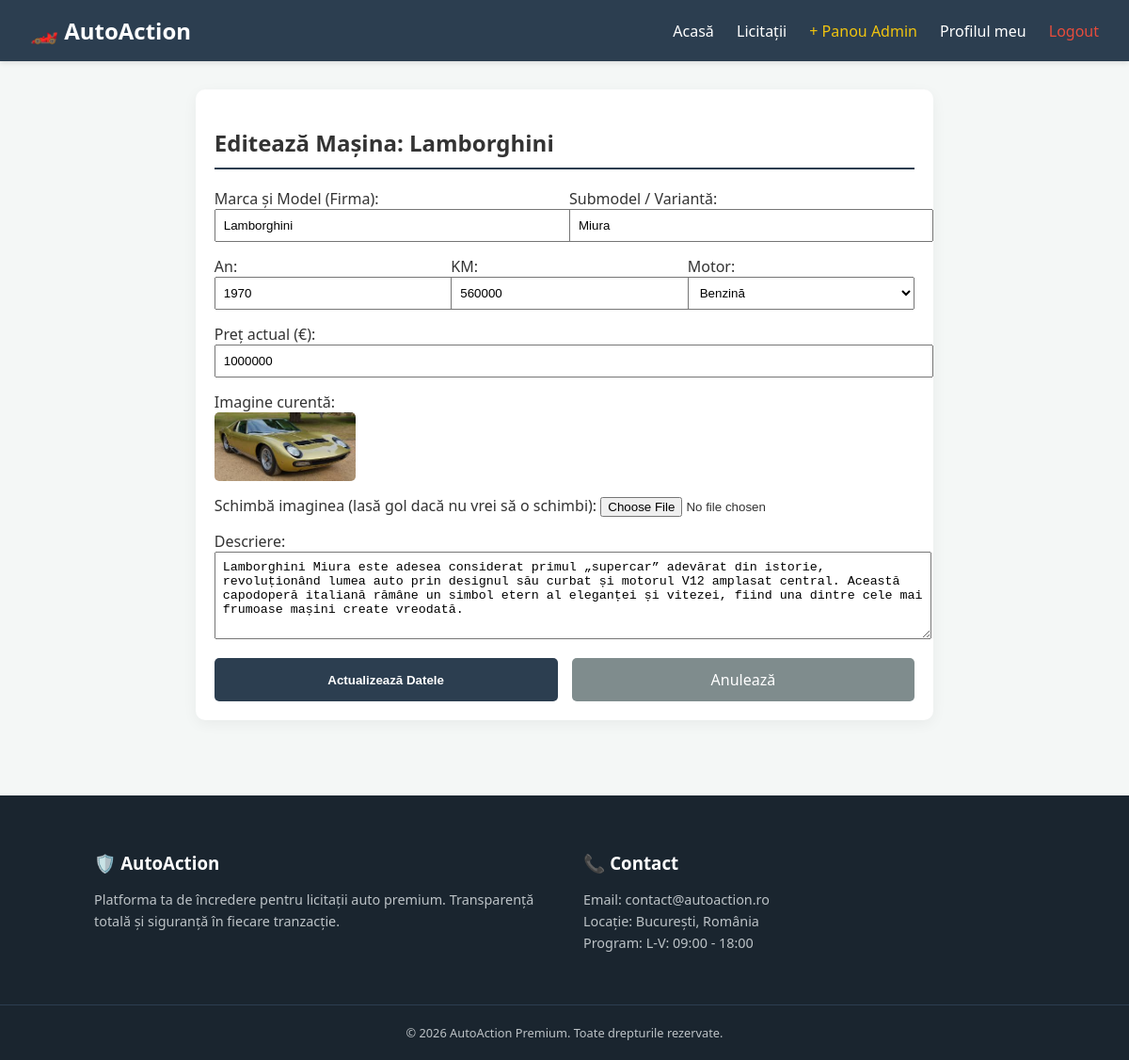
Page /edit_car?id=4 (signed in) on the committed database.
### tables this page shows
CREATE TABLE `masini` (
  `id` int(11) NOT NULL,
  `firma` varchar(50) DEFAULT NULL,
  `id_categorie` int(11) DEFAULT NULL,
  `submodel` varchar(50) DEFAULT NULL,
  `an` int(4) DEFAULT NULL,
  `descriere` text DEFAULT NULL,
  `pret_pornire` double NOT NULL,
  `imagine` varchar(255) DEFAULT NULL,
  `data_finalizare` datetime DEFAULT NULL,
  `motorizare` enum('Benzina','Diesel','Electrica') DEFAULT 'Benzina',
  `kilometri` int(11) DEFAULT 0
);

### Views/UserAdmin/edit_car.php (the view, shortened to what this page needs)
<?php
$id = isset($_GET['id']) ? mysqli_real_escape_string($conn, $_GET['id']) : 0;
$rezultat = mysqli_query($conn, "SELECT * FROM masini WHERE id = '$id'");
$m = mysqli_fetch_assoc($rezultat);
?>
<h2 style="border-bottom: 2px solid var(--primary); padding-bottom: 10px;">Editează Mașina: <?php echo htmlspecialchars($m['firma']); ?></h2>
<form action="edit_car?id=<?php echo $id; ?>" method="POST" enctype="multipart/form-data" style="display: grid; gap: 15px; max-width: 800px; margin-top: 20px;">
    <div style="display: flex; gap: 10px;">
        <div style="flex: 1;">
            <label>Marca și Model (Firma):</label>
            <input type="text" name="firma" value="<?php echo htmlspecialchars($m['firma']); ?>" required style="width: 100%; padding: 8px;">
        </div>
        <div style="flex: 1;">
            <label>Submodel / Variantă:</label>
            <input type="text" name="submodel" value="<?php echo htmlspecialchars($m['submodel']); ?>" required style="width: 100%; padding: 8px;">
        </div>
    </div>
    <div style="display: flex; gap: 10px;">
        <div style="flex: 1;">
            <label>An:</label>
            <input type="number" name="an" value="<?php echo $m['an']; ?>" required style="width: 100%; padding: 8px;">
        </div>
        <div style="flex: 1;">
            <label>KM:</label>
            <input type="number" name="kilometri" value="<?php echo $m['kilometri']; ?>" required style="width: 100%; padding: 8px;">
        </div>
        <div style="flex: 1;">
            <label>Motor:</label>
            <select name="motorizare" required style="width: 100%; padding: 8px;">
                <option value="Benzina" <?php if($m['motorizare'] == 'Benzina') echo 'selected'; ?>>Benzină</option>
            </select>
        </div>
    </div>
    <div>
        <label>Preț actual (€):</label>
        <input type="number" name="pret_pornire" value="<?php echo $m['pret_pornire']; ?>" step="0.01" required style="width: 100%; padding: 8px;">
    </div>
    <div>
        <label>Imagine curentă:</label><br>
        <img src="Uploads/<?php echo $m['imagine']; ?>" style="width: 150px; border-radius: 5px; margin-bottom: 10px;"><br>
        <label>Schimbă imaginea (lasă gol dacă nu vrei să o schimbi):</label>
        <input type="file" name="imagine" accept="image/*">
    </div>
    <div>
        <label>Descriere:</label>
        <textarea name="descriere" rows="5" required style="width: 100%; padding: 8px;"><?php echo htmlspecialchars($m['descriere']); ?></textarea>
    </div>
    <div style="display: flex; gap: 15px;">
        <input type="submit" value="Actualizează Datele" style="background: var(--primary); color: white; padding: 12px; border: none; border-radius: 5px; cursor: pointer; font-weight: bold; flex: 1;">
        <a href="licitatii" style="background: #7f8c8d; color: white; padding: 12px; text-decoration: none; border-radius: 5px; text-align: center; flex: 1;">Anulează</a>
    </div>
</form>

### index.php (shortened to what this page needs)
<?php
$pagina = isset($_GET['url']) ? $_GET['url'] : 'home';
include 'Includes/header.php';
$subfoldere = ['Actions', 'UserAdmin', 'UserPublic'];
foreach ($subfoldere as $sub) {
    $cale = "Views/" . $sub . "/" . $pagina . ".php";
    if (file_exists($cale)) {
        include $cale;
        break;
    }
}
include 'Includes/footer.php';
?>

### Includes/header.php (style rules this page uses)
:root { --primary: #2c3e50; --accent: #e74c3c; --light: #ecf0f1; --success: #27ae60; }
html, body { height: 100%; margin: 0; }
body { font-family: 'Segoe UI', Tahoma, Geneva, Verdana, sans-serif; display: flex; flex-direction: column; background-color: #f4f7f6; color: #333; }

### rows in the picture
masini: firma "Lamborghini", submodel "Miura", an "1970", kilometri "560000", motorizare "Benzină", pret_pornire "1000000", imagine (picture), descriere "Lamborghini Miura este adesea considerat primul „supercar” adevărat din istorie, revoluționând lumea auto prin designul său curbat și motorul V12 amplasat central. Această capodoperă italiană rămâne un simbol etern al eleganței și vitezei, fiind una dintre cele mai frumoase mașini create vreodată."
